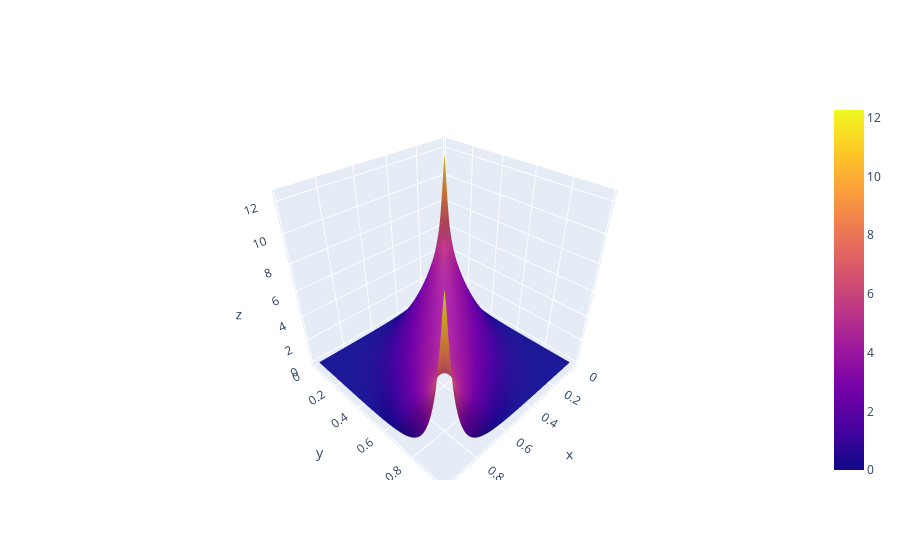

The notebook cell saved with this chart:
### Code cell
fig = go.Figure(data =
    go.Surface(
        z=(Z/(RS_law.pdf(B1)*RF_law.pdf(B2))).reshape(120,120),
        x=RS_law.cdf(B1), # horizontal axis
        y=RF_law.cdf(B2) # vertical axis
    ))
fig.show()

### Figure 1 — Plotly figure (JSON) as saved in the notebook; plotly's stock layout.template omitted (floating-point values rounded to 4 significant figures; data arrays with more than 128 entries replaced by an {"elided": "..."} marker saying what was removed)
{"data": [{"type": "surface", "x": {"elided": "120x120 float values"}, "y": {"elided": "120x120 float values"}, "z": {"elided": "120x120 float values"}}], "layout": {}}
